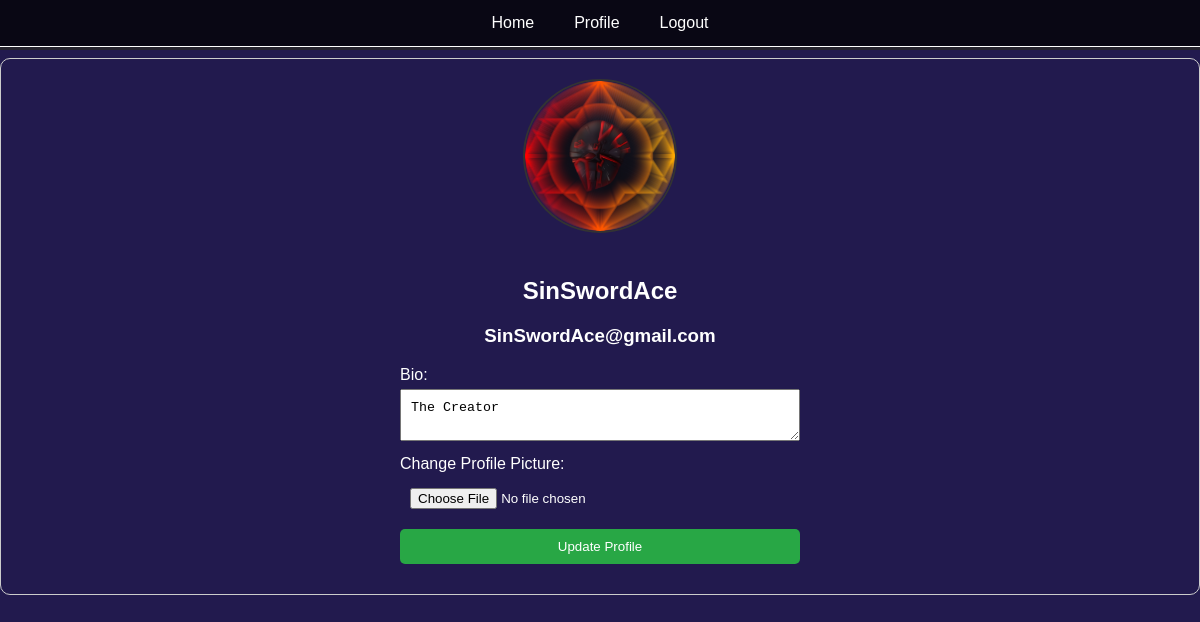
Screenshot of /edit_profile (signed in) with the database file from the repository.
### app.py (models this page shows, shortened)
class User(db.Model):
    id = db.Column(db.Integer, primary_key=True)
    username = db.Column(db.String(80), unique=True, nullable=False)
    email = db.Column(db.String(120), unique=True, nullable=False)
    password_hash = db.Column(db.String(128), nullable=False)
    bio = db.Column(db.Text, nullable=True)
    profile_pic = db.Column(db.String(120), nullable=True)

### app.py (the view, shortened to what this page needs)
@app.route('/edit_profile', methods=['GET', 'POST'])
def edit_profile():
    if 'username' in session:
        username = session['username']
        user = User.query.filter_by(username=username).first()
        return render_template('edit_profile.html', user=user, logged_in=True)
    else:
        flash("You need to login first.")
        return redirect(url_for('login'))

### app.py (called while the page is built)
@app.before_request
def create_tables():
    db.create_all()

### templates/edit_profile.html
{% extends "base.html" %}
{% block content %}
<div class="profile-container">
    <div class="profile-picture">
        {% if user.profile_pic %}
            <img src="{{ url_for('static', filename='uploads/' + user.profile_pic) }}" alt="Profile Picture">
        {% else %}
            <img src="{{ url_for('static', filename='default_profile.png') }}" alt="Default Profile Picture">
        {% endif %}
    </div>
    <h2>{{ user.username }}</h2>
    <h3>{{ user.email }}</h3>
    <form method="POST" enctype="multipart/form-data">
        <label for="bio">Bio:</label>
        <textarea id="bio" name="bio">{{ user.bio }}</textarea>
        <label for="profile_pic">Change Profile Picture:</label>
        <input type="file" id="profile_pic" name="profile_pic" accept="image/*">
        <button type="submit">Update Profile</button>
    </form>
</div>
{% endblock %}

### static/base/nav.css (style rules this page uses)
body { font-family: 'Montserrat', sans-serif; margin: 0; padding: 0; background: linear-gradient(to right, #ece9e6, #ffffff); }

### static/base/main.css (style rules this page uses)
body { background-image: url("/static/background/fullback_1.webp"); background-size: cover; background-repeat: no-repeat; background-position: center; margin: 0; }
body { background-color: #221a4e; }

### static/styles.css (style rules this page uses)
textarea, input[type="file"], button { width: 100%; padding: 10px; margin-bottom: 10px; box-sizing: border-box; }
button { background-color: #007bff; color: white; border: none; border-radius: 5px; cursor: pointer; transition: background-color 0.3s; }
.profile-container { text-align: center; border: 1px solid #ccc; padding: 20px; border-radius: 10px; }
.profile-picture img { width: 150px; height: 150px; border-radius: 50%; border: 2px solid #333; object-fit: cover; margin-bottom: 20px; }
form { text-align: left; margin: 0 auto; max-width: 400px; }
form label { display: block; margin-bottom: 5px; }
form textarea, form input { width: 100%; padding: 10px; margin-bottom: 10px; box-sizing: border-box; }
form button { display: block; width: 100%; padding: 10px; background-color: #28a745; color: white; border: none; border-radius: 5px; cursor: pointer; transition: background-color 0.3s; }

### rows the page displays
User: profile_pic (picture), username "SinSwordAce", email "SinSwordAce@gmail.com", bio "The Creator"
